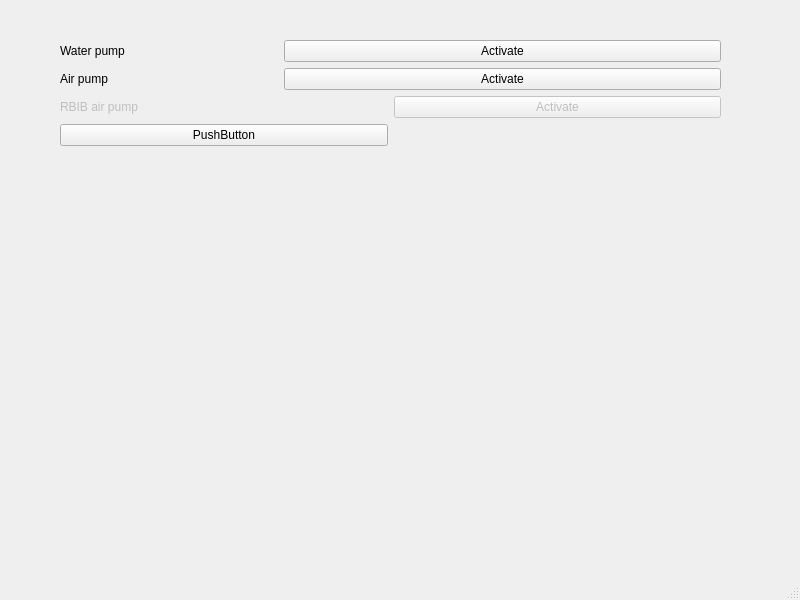
<?xml version="1.0" encoding="UTF-8"?>
<ui version="4.0">
 <class>WBSDPumpWindow</class>
 <widget class="QMainWindow" name="WBSDPumpWindow">
  <property name="geometry">
   <rect>
    <x>0</x>
    <y>0</y>
    <width>800</width>
    <height>600</height>
   </rect>
  </property>
  <property name="windowTitle">
   <string>Pump tests</string>
  </property>
  <widget class="QWidget" name="centralwidget">
   <widget class="QWidget" name="verticalLayoutWidget">
    <property name="geometry">
     <rect>
      <x>10</x>
      <y>20</y>
      <width>761</width>
      <height>191</height>
     </rect>
    </property>
    <layout class="QVBoxLayout" name="verticalLayout">
     <property name="leftMargin">
      <number>50</number>
     </property>
     <property name="topMargin">
      <number>20</number>
     </property>
     <property name="rightMargin">
      <number>50</number>
     </property>
     <item>
      <layout class="QGridLayout" name="gridLayout" columnstretch="1,2">
       <item row="0" column="1">
        <widget class="QPushButton" name="waterPump">
         <property name="text">
          <string>Activate</string>
         </property>
        </widget>
       </item>
       <item row="1" column="0">
        <widget class="QLabel" name="label_3">
         <property name="text">
          <string>Air pump</string>
         </property>
        </widget>
       </item>
       <item row="1" column="1">
        <widget class="QPushButton" name="lbibPump">
         <property name="text">
          <string>Activate</string>
         </property>
        </widget>
       </item>
       <item row="0" column="0">
        <widget class="QLabel" name="label">
         <property name="text">
          <string>Water pump</string>
         </property>
        </widget>
       </item>
      </layout>
     </item>
     <item>
      <layout class="QGridLayout" name="gridLayout_2">
       <item row="0" column="0">
        <widget class="QLabel" name="rbibLabel">
         <property name="enabled">
          <bool>false</bool>
         </property>
         <property name="text">
          <string>RBIB air pump</string>
         </property>
        </widget>
       </item>
       <item row="0" column="1">
        <widget class="QPushButton" name="rbibPump">
         <property name="enabled">
          <bool>false</bool>
         </property>
         <property name="text">
          <string>Activate</string>
         </property>
        </widget>
       </item>
       <item row="1" column="0">
        <widget class="QPushButton" name="btn_setpump">
         <property name="text">
          <string>PushButton</string>
         </property>
        </widget>
       </item>
      </layout>
     </item>
     <item>
      <spacer name="verticalSpacer">
       <property name="orientation">
        <enum>Qt::Vertical</enum>
       </property>
       <property name="sizeHint" stdset="0">
        <size>
         <width>20</width>
         <height>40</height>
        </size>
       </property>
      </spacer>
     </item>
    </layout>
   </widget>
  </widget>
  <widget class="QMenuBar" name="menubar">
   <property name="geometry">
    <rect>
     <x>0</x>
     <y>0</y>
     <width>800</width>
     <height>21</height>
    </rect>
   </property>
  </widget>
  <widget class="QStatusBar" name="statusbar"/>
 </widget>
 <tabstops>
  <tabstop>waterPump</tabstop>
  <tabstop>lbibPump</tabstop>
 </tabstops>
 <resources/>
 <connections/>
</ui>
